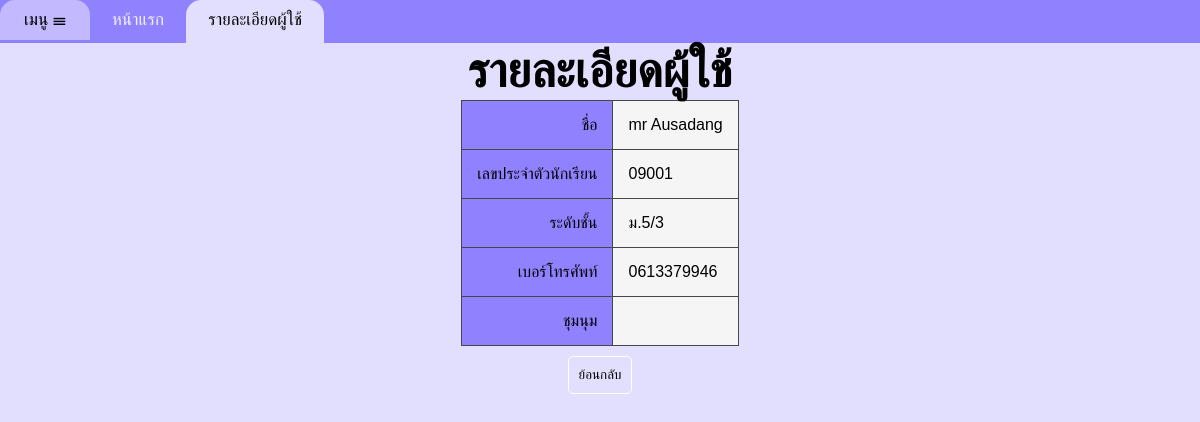
/wsk/userinfo.php (signed in), run on the app's committed database.
### tables this page shows
CREATE TABLE `student` (
  `stuid` varchar(5) NOT NULL,
  `stnametltle` varchar(10) NOT NULL,
  `stname` varchar(100) NOT NULL,
  `stgrade` varchar(10) NOT NULL,
  `sttel` varchar(10) NOT NULL,
  `stpassword` varchar(100) NOT NULL,
  `stuserlevel` varchar(10) NOT NULL,
  `stcreatetime` timestamp NOT NULL DEFAULT CURRENT_TIMESTAMP ON UPDATE CURRENT_TIMESTAMP
);

### wsk/userinfo.php (the view, shortened to what this page needs)
<?php
include('./server/server.php');
$id = $_SESSION['uid'];
$sql = "SELECT * FROM student WHERE stuid = '$id'";
$query = mysqli_query($conn, $sql);
$row = mysqli_fetch_assoc($query);
$checksql = "SELECT * FROM selectevent WHERE stuid = '$id'";
$ck_query = mysqli_query($conn, $checksql);
$rw = mysqli_fetch_assoc($ck_query);
$gid = $rw['gid'];
$gsql = "SELECT * FROM grouptable WHERE gid = '$gid'";
$g_query = mysqli_query($conn, $gsql);
$r = mysqli_fetch_assoc($g_query);
?>
<!DOCTYPE html>
<html lang="en">
<head>
    <link rel="stylesheet" href="./css/detail.css">
</head>
<body>
    <nav class="nav">
        <div class="nav2">
            <div class="opennav">
                <a style="cursor:pointer" onclick="openNav()">เมนู &#9776;</a>
            </div>
            <div class="nav2" id="nav_2">
                <a href="index.php">หน้าแรก</a>
                <a href="#" class="active">รายละเอียดผู้ใช้</a>
            </div>
        </div>
    </nav>
    <div class="header">
        <h1>รายละเอียดผู้ใช้</h1>
    </div>
    <div class="content">
        <div class="content">
            <center>
                <table>
                    <tr>
                        <td class="lefttop" style="text-align: end;">ชื่อ</td>
                        <td class="data"><?php echo $row['stnametltle'] ?> <?php echo $row['stname'] ?></td>
                    </tr>
                    <tr>
                        <td background="#9082ff" style="text-align: end;">เลขประจำตัวนักเรียน</td>
                        <td class="data">
                            <p><?php echo $row['stuid'] ?></p>
                        </td>
                    </tr>
                    <tr>
                        <td background="#9082ff" style="text-align: end;">ระดับชั้น</td>
                        <td class="data">
                            <p>ม.<?php echo $row['stgrade'] ?></p>
                        </td>
                    </tr>
                    <tr>
                        <td background="#9082ff" style="text-align: end;">เบอร์โทรศัพท์</td>
                        <td class="data">
                            <p><?php echo $row['sttel'] ?>
                        </td>
                    </tr>
                    <tr>
                        <td background="#9082ff" style="text-align: end;">ชุมนุม</td>
                        <td class="data">
                                <a href="detail.php?id=<?php echo $r['gid'] ?> "><?php echo $r['gname'] ?></a>
                        </td>
                    </tr>
                </table>
                <a href="index.php">
                    <button class="btn">ย้อนกลับ</button>
                </a>
            </center>
        </div>
</body>
</html>

### wsk/css/detail.css (style rules this page uses)
* { margin: 0; padding: 0; }
* { margin: 0; padding: 0; font-family: 'Kanit', sans-serif; }
body { background: #e2defd; }
.header { font-size: 1.2rem; color: #000000; text-align: center; }
.nav { background: #9082ff; }
.nav2 { text-align: end; overflow: hidden; transition: 0.5s; }
.nav2 a { padding-left: 2%; padding-right: 2%; float: left; color: #f2f2f2; text-decoration: none; font-size: 17px; transition: 0.5s; }
.nav2 a.active { border-radius: 15px 15px 0 0; color: #000; background: #e2defd; border-bottom: 3px solid#e2defd; }
a { text-align: end; padding: 10px; text-decoration: none; }
h1 { text-align: center; font-size: 3rem; transition: 0.5s; }
table { border-collapse: collapse; transition: 0.5s; }
td { border: 1px solid #464646; padding: 15px; }
td { background: #9082ff; }
.data { background: #f5f5f5; }
.btn { margin-top: 10px; background: none; padding: 10px; cursor: pointer; border: none; outline: none; transition: 0.5s; border-radius: 5px; border: 1px solid #ffffff; }
th, td { transition: 0.5s; }

### data on the page
student: stnametltle "mr", stname "Ausadang", stuid "09001", stgrade "5/3", sttel "0613379946"
